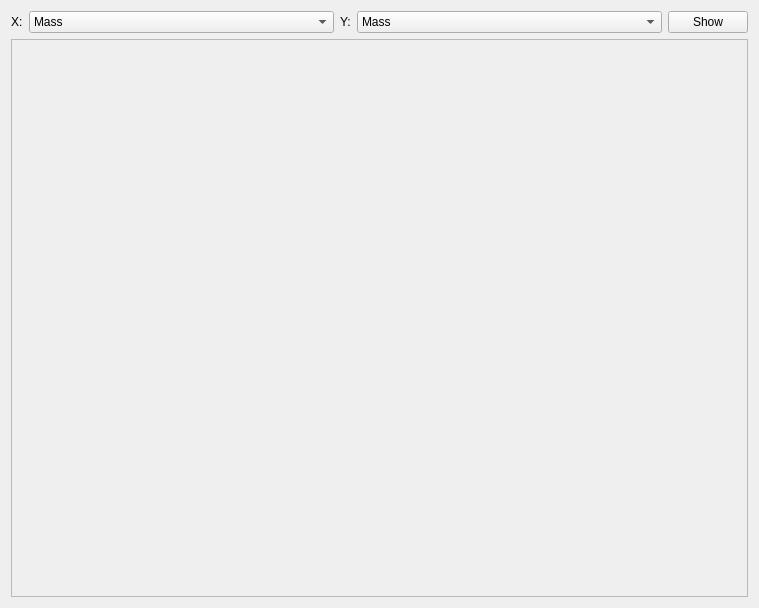
<?xml version="1.0" encoding="UTF-8"?>
<ui version="4.0">
 <class>ScatterPlotDialog</class>
 <widget class="MongoChem::AbstractVtkChartWidget" name="ScatterPlotDialog">
  <property name="geometry">
   <rect>
    <x>0</x>
    <y>0</y>
    <width>759</width>
    <height>608</height>
   </rect>
  </property>
  <property name="windowTitle">
   <string>Graph Data</string>
  </property>
  <layout class="QVBoxLayout" name="verticalLayout">
   <item>
    <layout class="QHBoxLayout" name="horizontalLayout">
     <item>
      <widget class="QLabel" name="xLabel">
       <property name="sizePolicy">
        <sizepolicy hsizetype="Minimum" vsizetype="Minimum">
         <horstretch>0</horstretch>
         <verstretch>0</verstretch>
        </sizepolicy>
       </property>
       <property name="text">
        <string>X:</string>
       </property>
      </widget>
     </item>
     <item>
      <widget class="QComboBox" name="xComboBox">
       <property name="sizePolicy">
        <sizepolicy hsizetype="MinimumExpanding" vsizetype="Minimum">
         <horstretch>0</horstretch>
         <verstretch>0</verstretch>
        </sizepolicy>
       </property>
       <item>
        <property name="text">
         <string>Mass</string>
        </property>
       </item>
       <item>
        <property name="text">
         <string>XlogP3</string>
        </property>
       </item>
       <item>
        <property name="text">
         <string>VABC</string>
        </property>
       </item>
       <item>
        <property name="text">
         <string>TPSA</string>
        </property>
       </item>
       <item>
        <property name="text">
         <string>Rotatable-Bonds</string>
        </property>
       </item>
      </widget>
     </item>
     <item>
      <widget class="QLabel" name="yLabel">
       <property name="sizePolicy">
        <sizepolicy hsizetype="Minimum" vsizetype="Maximum">
         <horstretch>0</horstretch>
         <verstretch>0</verstretch>
        </sizepolicy>
       </property>
       <property name="text">
        <string>Y:</string>
       </property>
      </widget>
     </item>
     <item>
      <widget class="QComboBox" name="yComboBox">
       <property name="sizePolicy">
        <sizepolicy hsizetype="MinimumExpanding" vsizetype="Minimum">
         <horstretch>0</horstretch>
         <verstretch>0</verstretch>
        </sizepolicy>
       </property>
       <item>
        <property name="text">
         <string>Mass</string>
        </property>
       </item>
       <item>
        <property name="text">
         <string>XlogP3</string>
        </property>
       </item>
       <item>
        <property name="text">
         <string>VABC</string>
        </property>
       </item>
       <item>
        <property name="text">
         <string>TPSA</string>
        </property>
       </item>
       <item>
        <property name="text">
         <string>Rotatable-Bonds</string>
        </property>
       </item>
      </widget>
     </item>
     <item>
      <widget class="QPushButton" name="showButton">
       <property name="sizePolicy">
        <sizepolicy hsizetype="Minimum" vsizetype="Minimum">
         <horstretch>0</horstretch>
         <verstretch>0</verstretch>
        </sizepolicy>
       </property>
       <property name="text">
        <string>Show</string>
       </property>
      </widget>
     </item>
    </layout>
   </item>
   <item>
    <widget class="QFrame" name="graphFrame">
     <property name="sizePolicy">
      <sizepolicy hsizetype="Preferred" vsizetype="Expanding">
       <horstretch>0</horstretch>
       <verstretch>0</verstretch>
      </sizepolicy>
     </property>
     <property name="frameShape">
      <enum>QFrame::StyledPanel</enum>
     </property>
     <property name="frameShadow">
      <enum>QFrame::Raised</enum>
     </property>
    </widget>
   </item>
  </layout>
 </widget>
 <customwidgets>
  <customwidget>
   <class>MongoChem::AbstractVtkChartWidget</class>
   <extends>QWidget</extends>
   <header location="global">mongochem/gui/abstractvtkchartwidget.h</header>
   <container>1</container>
  </customwidget>
 </customwidgets>
 <resources/>
 <connections/>
</ui>
